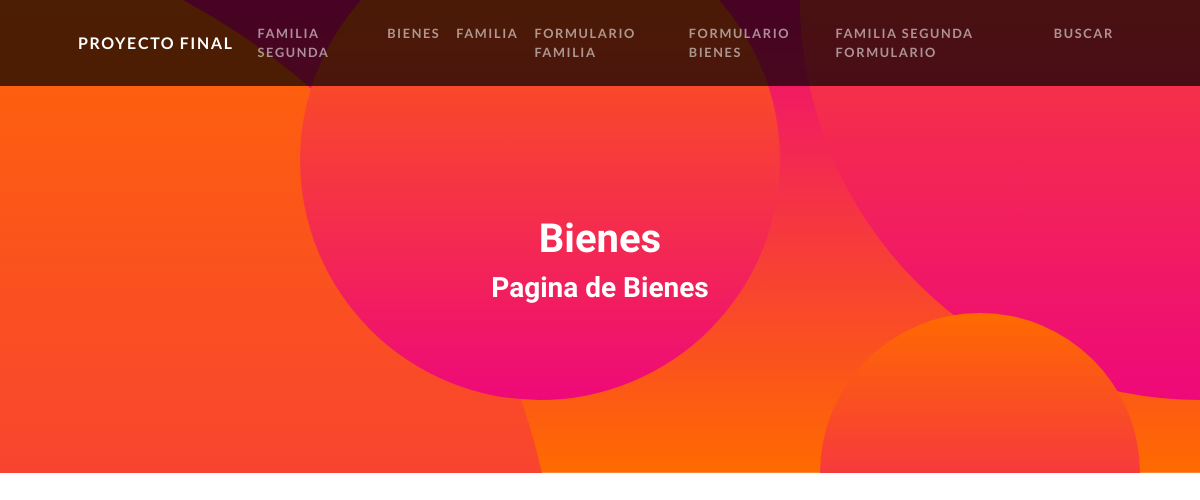
Page /EntregableApp/bienes/ on the earlier database version.
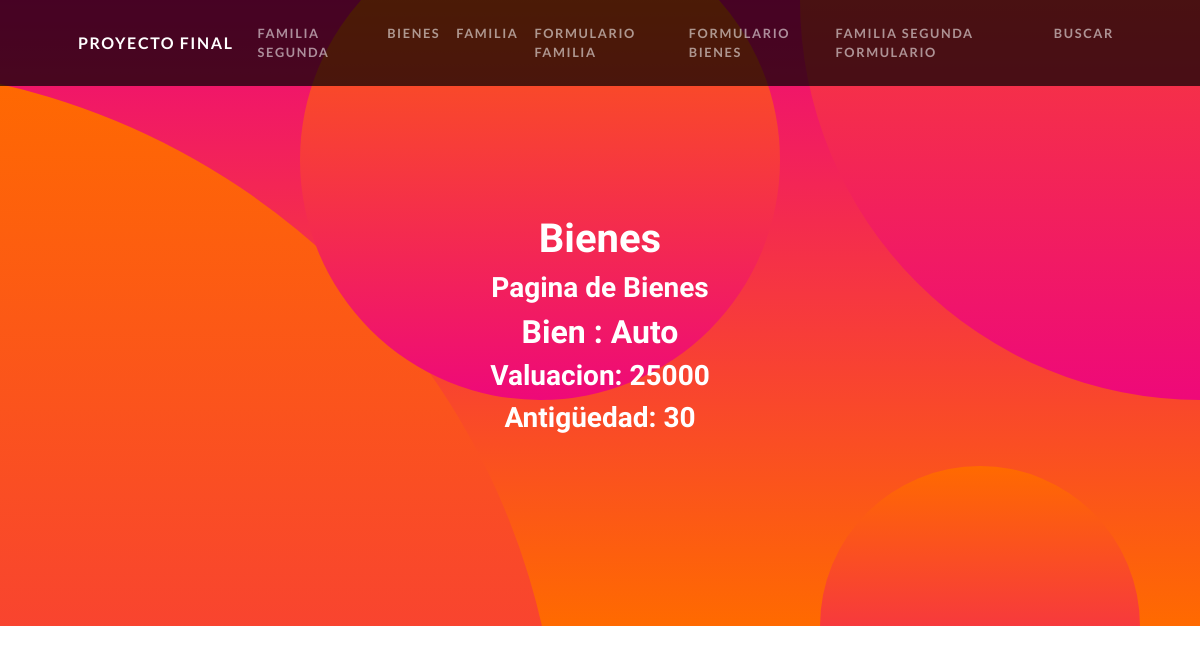
Same page on the later database version.
### EntregableApp/models.py (models this page shows, shortened)
class BienesFamiliares(models.Model):
    nombre = models.CharField(max_length=50, default = None)
    valuacion = models.IntegerField(default = None)
    antigüedad = models.IntegerField(default = None)

### EntregableApp/views.py (the view)
# urls.py: path("bienes/", views.bienes, name="bienes"),
def bienes(request):
    bienes = BienesFamiliares.objects.all()
    contexto = {'bienes' : bienes}
    plantilla = loader.get_template('EntregableApp/bienes.html')
    documento = plantilla.render(contexto)
    return HttpResponse(documento)

### EntregableApp/template/EntregableApp/bienes.html (shortened to what this page needs)
{% extends "EntregableApp/padre.html" %}
{% load static%}
{% block section_name %}
<h1>Bienes</h1>
<h3>Pagina de Bienes</h3>
<div>
    {% for bien in bienes %}
    <div>
        <h2>Bien : {{bien.nombre}}</h2>
        <h3>Valuacion: {{bien.valuacion}} </h3>
        <h3>Antigüedad: {{bien.antigüedad}} </h3>
    </div>
    <br>
    {% endfor %}
</div>
{% endblock %}

Differences in the rows shown:
added BienesFamiliares: nombre "Auto", valuacion "25000", antigüedad "30"
